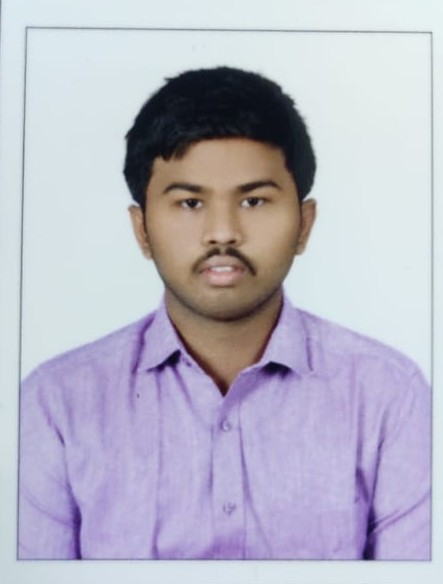
%> input picture Dip LAB Codes/BT18ECE038.jpg, 443 x 584 px
$ octave LAB_1.m   (GNU Octave 9; MATLAB toolbox functions it lacks are replaced by stand-ins)
%> lines starting %> are read from the running program, lines starting %| are printed output that depends on the picture
# Gokul kumar
# BT18ECE038
# Separating RGB Components

clc;clear all;close all;

I = imread("BT18ECE038.JPG"); #Importing the Image
%> I is the input picture: size 584x443x3 uint8; mean R, G, B 184.5, 183, 197.8
r = I;
r(:,:,2) = 0;
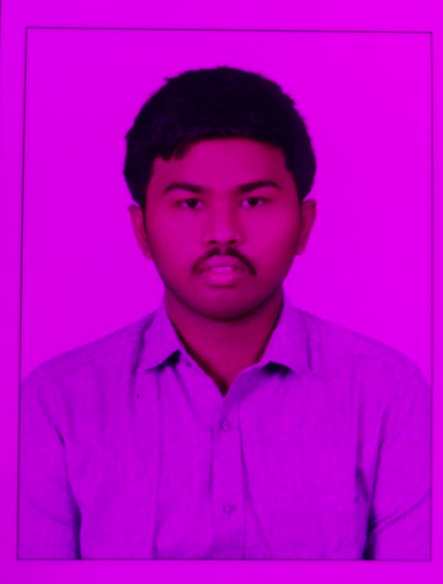
%> r: size 584x443x3 uint8; mean R, G, B 184.5, 0, 197.8
r(:,:,3) = 0; #Making Zero Blue and Green Component
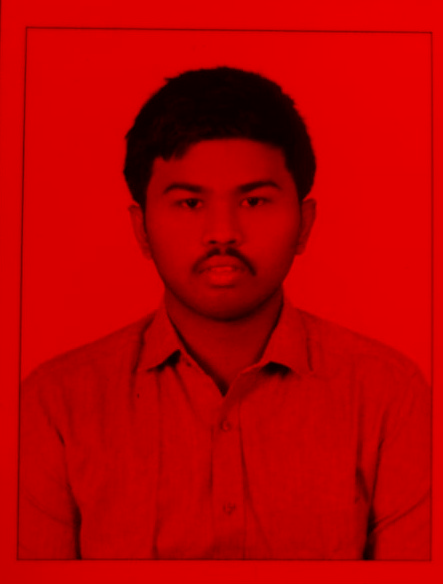
%> r: size 584x443x3 uint8; mean R, G, B 184.5, 0, 0
g = I;
g(:,:,1) = 0;
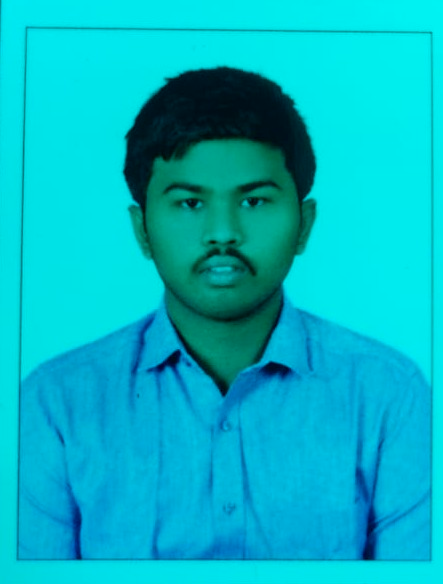
%> g: size 584x443x3 uint8; mean R, G, B 0, 183, 197.8
g(:,:,3) = 0; #Making Zero Red and Blue Component
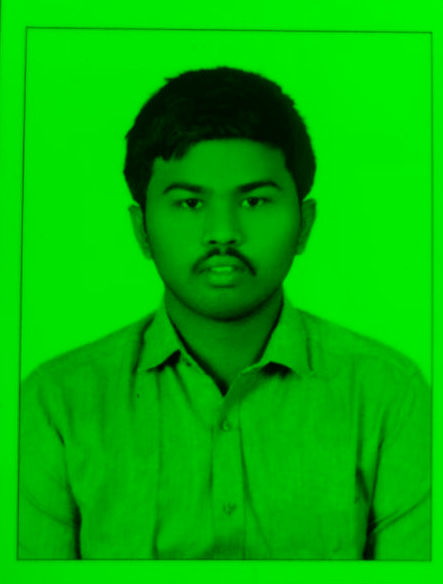
%> g: size 584x443x3 uint8; mean R, G, B 0, 183, 0
b = I;
b(:,:,1) = 0;
b(:,:,2) = 0; #Making Zero Red and Green Component
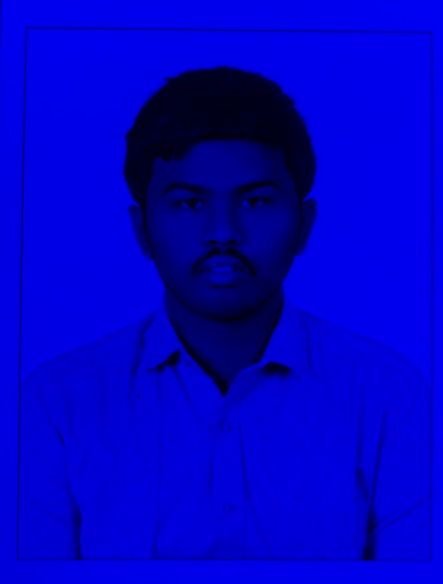
%> b: size 584x443x3 uint8; mean R, G, B 0, 0, 197.8

imshow(I);
figure(1);
imshow(r); #Showing Image with only Red Component
figure(2);
imshow(g); #Showing Image with only Green Component
figure(3);
imshow(b); #Showing Image with only Blue Component
